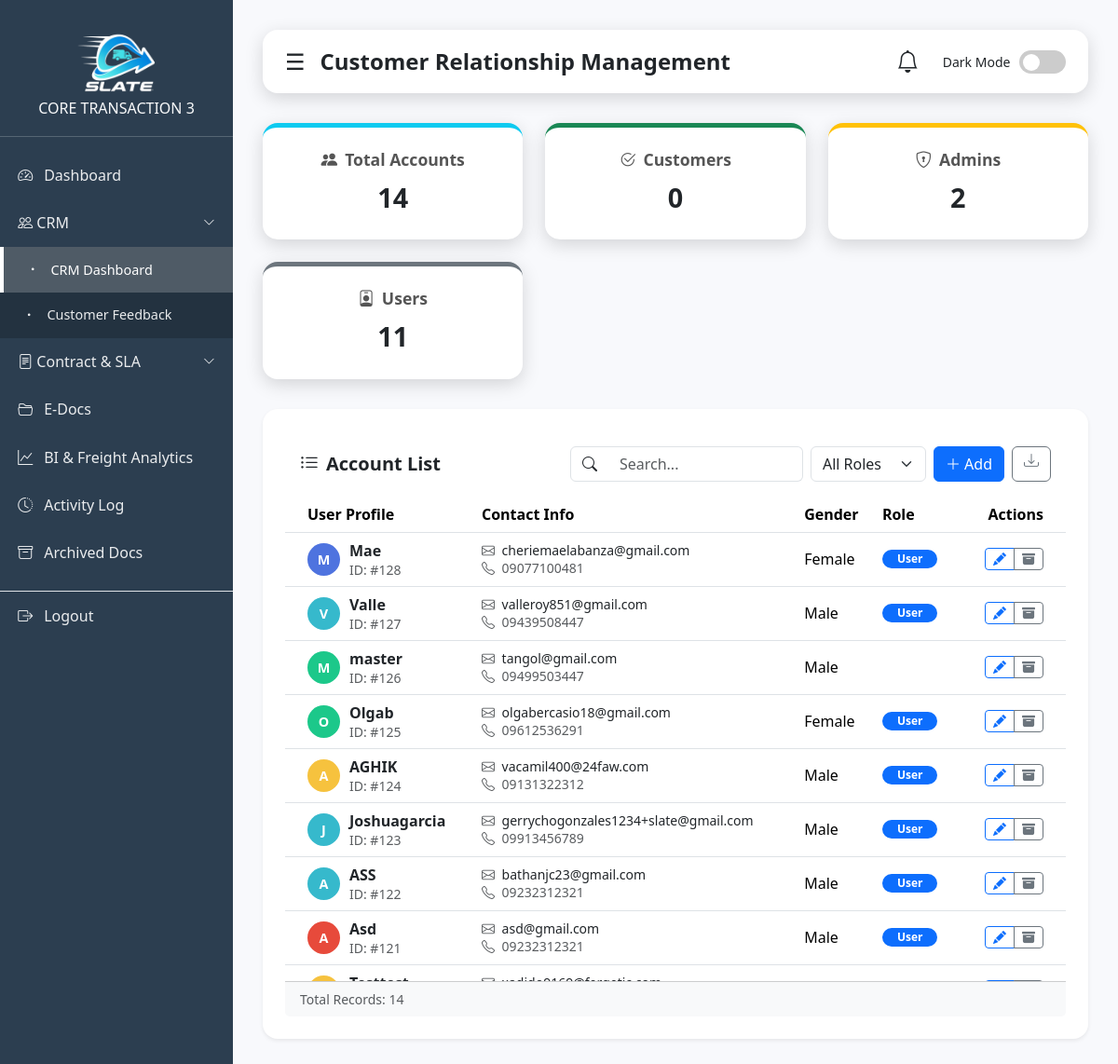
/CRM.php, run on the app's committed database.
### tables this page shows
CREATE TABLE `accounts` (
  `id` int(11) NOT NULL,
  `username` varchar(255) DEFAULT NULL,
  `email` varchar(100) NOT NULL,
  `phone_number` varchar(20) DEFAULT NULL,
  `gender` enum('Male','Female','Other') DEFAULT NULL,
  `password` varchar(255) DEFAULT NULL,
  `profile_image` varchar(255) DEFAULT NULL,
  `role` enum('admin','user') DEFAULT 'user',
  `created_at` timestamp NOT NULL DEFAULT current_timestamp(),
  `otp_hash` varchar(255) DEFAULT NULL,
  `otp_expires_at` datetime DEFAULT NULL,
  `otp_attempts` int(11) DEFAULT 0,
  `last_otp_sent_at` datetime NOT NULL DEFAULT current_timestamp()
);

### CRM.php (the view, shortened to what this page needs)
<?php
include('connection.php');
function h($s)
{
  return htmlspecialchars($s ?? '', ENT_QUOTES, 'UTF-8');
}
$totalCustomers = $conn->query("SELECT COUNT(*) as c FROM accounts")->fetch_assoc()['c'] ?? 0;
$activeCustomers = $conn->query("SELECT COUNT(*) as c FROM accounts WHERE role='customer'")->fetch_assoc()['c'] ?? 0;
$adminUsers = $conn->query("SELECT COUNT(*) as c FROM accounts WHERE role='admin'")->fetch_assoc()['c'] ?? 0;
$regularUsers = $conn->query("SELECT COUNT(*) as c FROM accounts WHERE role='user'")->fetch_assoc()['c'] ?? 0;
$searchQ = $_GET['q'] ?? '';
$sql = "SELECT id, username, email, phone_number, gender, role FROM accounts";
$sql .= " ORDER BY id DESC LIMIT 500";
$stmt = $conn->prepare($sql);
$stmt->execute();
$result = $stmt->get_result();
?>
<!DOCTYPE html>
<html lang="en">
<head>
  <link href="https://cdn.jsdelivr.net/npm/bootstrap@5.3.3/dist/css/bootstrap.min.css" rel="stylesheet">
  <link href="https://cdn.jsdelivr.net/npm/bootstrap-icons@1.11.3/font/bootstrap-icons.css" rel="stylesheet">
</head>
<body>
  <div class="sidebar" id="sidebar">
    <div>
      <div class="logo">
        <img src="Remorig.png" alt="Logo">
        <h6 class="mt-2 mb-0 text-light fw-normal">CORE TRANSACTION 3</h6>
      </div>
      <nav class="mt-3">
        <a href="admin.php" class="<?php echo basename($_SERVER['PHP_SELF']) == 'admin.php' ? 'active' : ''; ?>">
          <i class="bi bi-speedometer2"></i> Dashboard
        </a>
        <a href="#crmSubmenu" data-bs-toggle="collapse" aria-expanded="false" class="d-flex justify-content-between align-items-center">
          <span><i class="bi bi-people"></i> CRM</span>
          <i class="bi bi-chevron-down" style="font-size: 0.8em;"></i>
        </a>
        <div class="collapse <?php echo (basename($_SERVER['PHP_SELF']) == 'CRM.php' || basename($_SERVER['PHP_SELF']) == 'customer_feedback.php') ? 'show' : ''; ?>" id="crmSubmenu" style="background: rgba(0,0,0,0.2);">
          <a href="CRM.php" class="ps-4 <?php echo basename($_SERVER['PHP_SELF']) == 'CRM.php' ? 'active' : ''; ?>" style="font-size: 0.9em;">
            <i class="bi bi-dot"></i> CRM Dashboard
          </a>
          <a href="customer_feedback.php" class="ps-4 <?php echo basename($_SERVER['PHP_SELF']) == 'customer_feedback.php' ? 'active' : ''; ?>" style="font-size: 0.9em;">
            <i class="bi bi-dot"></i> Customer Feedback
          </a>
        </div>
        <a href="#csmSubmenu" data-bs-toggle="collapse" aria-expanded="false" class="d-flex justify-content-between align-items-center">
          <span><i class="bi bi-file-text"></i> Contract & SLA</span>
          <i class="bi bi-chevron-down" style="font-size: 0.8em;"></i>
        </a>
        <a href="E-Doc.php"><i class="bi bi-folder2-open"></i> E-Docs</a>
        <a href="BIFA.php"><i class="bi bi-graph-up"></i> BI & Freight Analytics</a>
        <a href="activity-log.php"><i class="bi bi-clock-history"></i> Activity Log</a>
        <a href="Archive.php"><i class="bi bi-archive"></i> Archived Docs</a>
        <a href="logout.php" class="border-top mt-3"><i class="bi bi-box-arrow-right"></i> Logout</a>
      </nav>
    </div>
  </div>
  <div class="content" id="mainContent">
    <div class="header">
      <div class="d-flex align-items-center gap-3">
        <div class="hamburger" id="hamburger">☰</div>
        <h4 class="fw-bold mb-0">Customer Relationship Management</h4>
      </div>
      <div class="theme-toggle-container">
          <div class="dropdown me-3">
            <a href="#" class="text-dark position-relative" id="notifDropdown" data-bs-toggle="dropdown" onclick="markRead()">
                <i class="bi bi-bell fs-4"></i>
            </a>
        </div>
        <small>Dark Mode</small>
        <label class="theme-switch">
          <span class="slider"></span>
        </label>
      </div>
    </div>
    <div class="dashboard-cards">
      <div class="card text-center border-top border-5 border-info">
        <h4><i class="bi bi-people-fill me-2"></i>Total Accounts</h4>
        <div class="stat-value"><?= (int)$totalCustomers ?></div>
      </div>
      <div class="card text-center border-top border-5 border-success">
        <h4><i class="bi bi-check2-circle me-2"></i>Customers</h4>
        <div class="stat-value"><?= (int)$activeCustomers ?></div>
      </div>
      <div class="card text-center border-top border-5 border-warning">
        <h4><i class="bi bi-shield-lock me-2"></i>Admins</h4>
        <div class="stat-value"><?= (int)$adminUsers ?></div>
      </div>
      <div class="card text-center border-top border-5 border-secondary">
        <h4><i class="bi bi-person-badge me-2"></i>Users</h4>
        <div class="stat-value"><?= (int)$regularUsers ?></div>
      </div>
    </div>
    <div class="card shadow-sm">
      <div class="card-header bg-white border-bottom-0 py-3">
          <div class="d-flex flex-wrap justify-content-between align-items-center gap-2">
             <h5 class="mb-0 fw-bold"><i class="bi bi-list-ul me-2"></i>Account List</h5>
             <div class="d-flex gap-2">
                 <div class="input-group" style="width: 250px;">
                    <span class="input-group-text bg-white"><i class="bi bi-search"></i></span>
                    <input type="text" id="searchBox" class="form-control border-start-0" placeholder="Search..." value="<?= h($searchQ) ?>">
                 </div>
                 <select id="statusFilter" class="form-select w-auto">
                    <option value="">All Roles</option>
                 </select>
                 <button class="btn btn-primary text-nowrap" data-bs-toggle="modal" data-bs-target="#modalCustomer" onclick="openAdd()">
                     <i class="bi bi-plus-lg"></i> Add
                 </button>
                 <a href="CRM.php?export=1" class="btn btn-outline-secondary" title="Export CSV"><i class="bi bi-download"></i></a>
             </div>
          </div>
      </div>
      <div class="card-body p-0">
        <div class="table-responsive">
          <table id="customersTable" class="table table-hover align-middle mb-0">
            <thead class="bg-light">
              <tr>
                <th class="ps-4">User Profile</th>
                <th>Contact Info</th>
                <th>Gender</th>
                <th>Role</th>
                <th class="text-end pe-4">Actions</th>
              </tr>
            </thead>
            <tbody>
              <?php if ($result->num_rows > 0): ?>
                <?php while ($row = $result->fetch_assoc()): ?>
                  <?php
                      $initial = strtoupper(substr($row['username'], 0, 1));
                      $colors = ['#4e73df', '#1cc88a', '#36b9cc', '#f6c23e', '#e74a3b'];
                      $bg = $colors[array_rand($colors)];
                  ?>
                  <tr>
                    <td class="ps-4">
                        <div class="d-flex align-items-center">
                            <div class="avatar-initial" style="background-color: <?= $bg ?>;"><?= $initial ?></div>
                            <div>
                                <div class="fw-bold text-dark"><?= h($row['username']) ?></div>
                                <small class="text-muted">ID: #<?= $row['id'] ?></small>
                            </div>
                        </div>
                    </td>
                    <td>
                      <div class="d-flex flex-column">
                          <span class="text-dark small"><i class="bi bi-envelope me-1 text-muted"></i> <?= h($row['email']) ?></span>
                          <?php if ($row['phone_number']): ?>
                              <span class="text-muted small"><i class="bi bi-telephone me-1"></i> <?= h($row['phone_number']) ?></span>
                          <?php endif; ?>
                      </div>
                    </td>
                    <td><?= h($row['gender']) ?></td>
                    <td>
                      <?php
                        $roleClass = match ($row['role']) {
                          'admin' => 'bg-danger',
                          'user' => 'bg-primary',
                          'customer' => 'bg-success',
                          default => 'bg-secondary'
                        };
                      ?>
                      <span class="badge <?= $roleClass ?> rounded-pill px-3"><?= ucfirst(h($row['role'])) ?></span>
                    </td>
                    <td class="text-end pe-4">
                      <div class="btn-group">
                        <button type="button" class="btn btn-sm btn-outline-primary"
                          data-bs-toggle="modal" data-bs-target="#modalCustomer"
                          onclick="openEdit(<?= $row['id'] ?>, '<?= h(addslashes($row['username'])) ?>', '<?= h(addslashes($row['email'])) ?>', '<?= h(addslashes($row['phone_number'])) ?>', '<?= h(addslashes($row['gender'])) ?>', '<?= h(addslashes($row['role'])) ?>')">
                          <i class="bi bi-pencil-fill"></i>
                        </button>
                        <a href="CRM.php?archive=<?= $row['id'] ?>" class="btn btn-sm btn-outline-secondary archive-btn" title="Archive">
                          <i class="bi bi-archive-fill"></i>
                        </a>
                      </div>
                    </td>
                  </tr>
                <?php endwhile; ?>
              <?php else: ?>
                <tr>
                  <td colspan="5" class="text-center py-4 text-muted">No accounts found.</td>
                </tr>
              <?php endif; ?>
            </tbody>
          </table>
        </div>
        <div class="card-footer bg-light py-2">
            <small class="text-muted">Total Records: <?= $result->num_rows ?></small>
        </div>
      </div>
    </div>
  </div>
</body>
</html>

### CRM.php (style rules this page uses)
:root { --primary: #4e73df; --secondary: #f8f9fc; --dark-bg: #1a1a2e; --dark-card: #16213e; --light-text: #f8f9fa; --radius: 1rem; --shadow: 0 0.35rem 1.2rem rgba(0, 0, 0, 0.15); --sidebar-width: 250px; }
body { font-family: 'Segoe UI', system-ui, sans-serif; background-color: var(--secondary); transition: all .3s; }
.sidebar { width: 250px; height: 100vh; background: #2c3e50; color: white; position: fixed; top: 0; left: 0; display: flex; flex-direction: column; justify-content: space-between; transition: all 0.3s ease; z-index: 1000; }
.sidebar .logo { text-align: center; padding: 1.2rem; border-bottom: 1px solid rgba(255, 255, 255, 0.2); }
.sidebar .logo img { width: 120px; }
.sidebar a { display: flex; align-items: center; gap: 0.75rem; padding: 0.85rem 1.2rem; text-decoration: none; color: rgba(255, 255, 255, 0.9); transition: 0.2s; }
.sidebar a:hover, .sidebar a.active { background: rgba(255, 255, 255, 0.2); color: #fff; border-left: 4px solid #fff; }
.content { margin-left: var(--sidebar-width); padding: 2rem; transition: margin-left .3s; }
.header { background: white; border-radius: var(--radius); box-shadow: var(--shadow); padding: 1rem 1.5rem; display: flex; justify-content: space-between; align-items: center; margin-bottom: 2rem; }
.hamburger { cursor: pointer; font-size: 1.5rem; }
.dashboard-cards { display: grid; grid-template-columns: repeat(auto-fit, minmax(230px, 1fr)); gap: 1.5rem; margin-bottom: 2rem; }
.card { border: none; border-radius: var(--radius); padding: 1.5rem; background: white; box-shadow: var(--shadow); transition: transform 0.2s; }
.card h4 { color: #555; font-size: 1.1rem; font-weight: 600; margin-bottom: .5rem; }
.stat-value { font-size: 1.8rem; font-weight: 700; }
.table-responsive { max-height: 520px; overflow: auto; }
.avatar-initial { width: 35px; height: 35px; border-radius: 50%; background: var(--primary); color: white; display: flex; align-items: center; justify-content: center; font-weight: bold; font-size: 0.9rem; margin-right: 10px; }
.theme-toggle-container { display: flex; align-items: center; gap: 0.6rem; }
.theme-switch { width: 50px; height: 25px; position: relative; display: inline-block; }
.slider { position: absolute; cursor: pointer; inset: 0; background-color: #ccc; border-radius: 34px; transition: .4s; }
.slider:before { position: absolute; content: ""; height: 18px; width: 18px; left: 4px; bottom: 3px; background-color: white; border-radius: 50%; transition: .4s; }

### data on the page
accounts: username "M", username "Mae", id "128", email "cheriemaelabanza@gmail.com", phone_number "09077100481", gender "Female", role "User"
accounts: username "V", username "Valle", id "127", email "valleroy851@gmail.com", phone_number "09439508447", gender "Male", role "User"
accounts: username "M", username "master", id "126", email "tangol@gmail.com", phone_number "09499503447", gender "Male"
accounts: username "O", username "Olgab", id "125", email "olgabercasio18@gmail.com", phone_number "09612536291", gender "Female", role "User"
accounts: username "A", username "AGHIK", id "124", email "vacamil400@24faw.com", phone_number "09131322312", gender "Male", role "User"
accounts: username "J", username "Joshuagarcia", id "123", email "gerrychogonzales1234+slate@gmail.com", phone_number "09913456789", gender "Male", role "User"
accounts: username "A", username "ASS", id "122", email "bathanjc23@gmail.com", phone_number "09232312321", gender "Male", role "User"
accounts: username "A", username "Asd", id "121", email "asd@gmail.com", phone_number "09232312321", gender "Male", role "User"

### other printed values
$totalCustomers "14"
$activeCustomers "0"
$adminUsers "2"
$regularUsers "11"
$result->num_rows "14"
